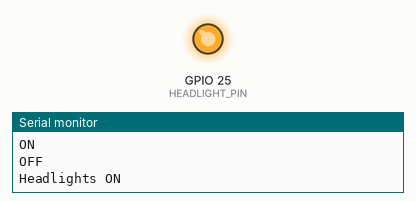
Recording of a sketch running on a simulated ESP32. On the bench: output pins drawn as LEDs (lit = HIGH), the last lines printed to the serial monitor.

Above: at 9.0 s.
At 14.0 s:
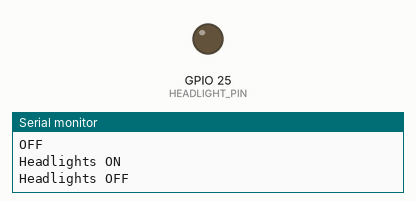
Timing chart, 0 to 19.5 s (numbered marks = the images above):
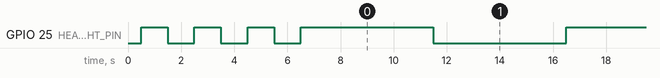

Measured:
- by itself, GPIO 25 (HEADLIGHT_PIN): repeats every 2.0 s: HIGH 1.0 s, LOW 1.0 s

The sketch:

headlights.ino
```cpp
#include <Arduino.h>

#define HEADLIGHT_PIN 25

void setup() {
  Serial.begin(115200);
  pinMode(HEADLIGHT_PIN, OUTPUT);
  digitalWrite(HEADLIGHT_PIN, LOW);
  delay(500);
  Serial.println("=== Headlight Test ===");

  // Test ON/OFF 3 times
  for (int i = 0; i < 3; i++) {
    Serial.println("ON");
    digitalWrite(HEADLIGHT_PIN, HIGH);
    delay(1000);
    Serial.println("OFF");
    digitalWrite(HEADLIGHT_PIN, LOW);
    delay(1000);
  }
}

void loop() {
  // Auto brightness based on light level (VEML7700 later)
  Serial.println("Headlights ON");
  digitalWrite(HEADLIGHT_PIN, HIGH);
  delay(5000);
  Serial.println("Headlights OFF");
  digitalWrite(HEADLIGHT_PIN, LOW);
  delay(5000);
}
```
